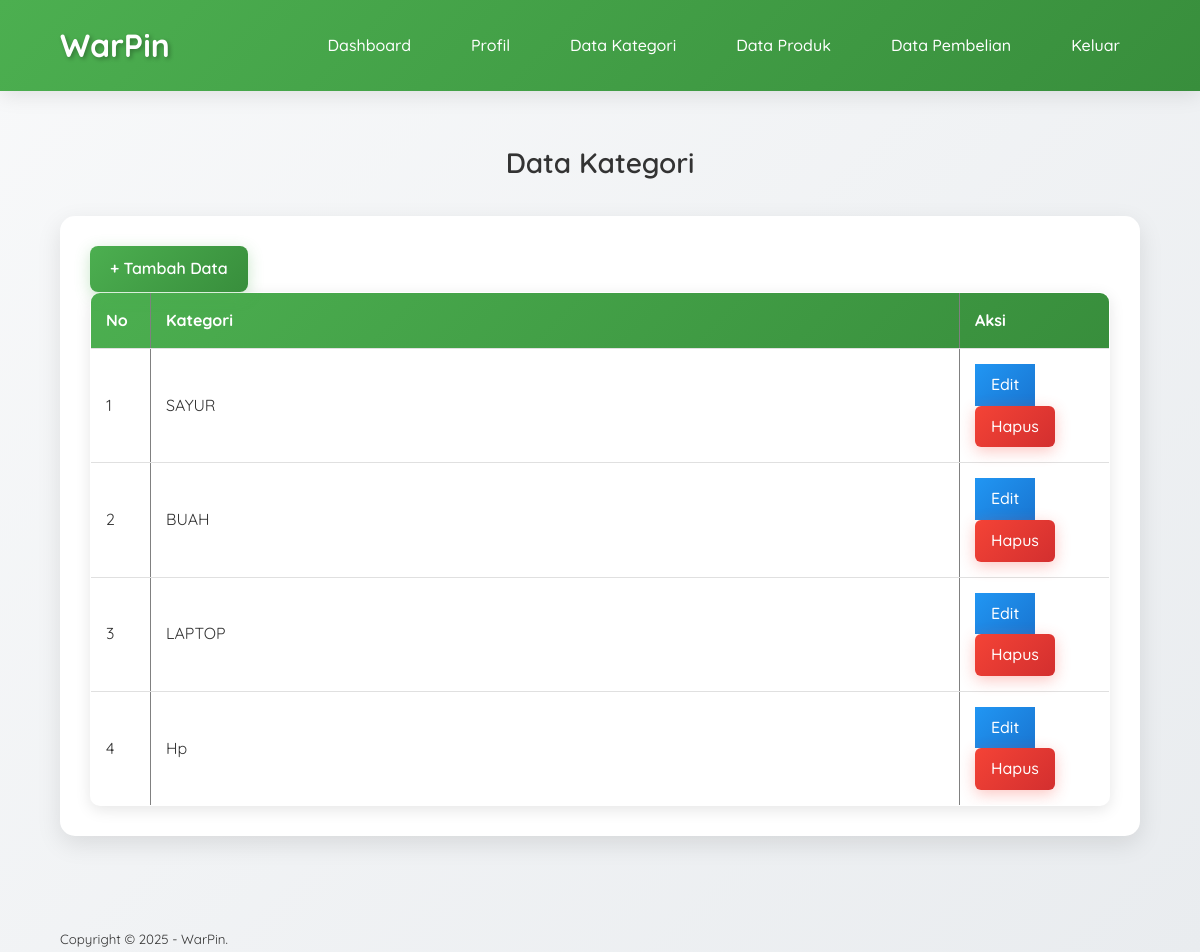
The app's page /WarPin/data-kategori.php (signed in) with its own data.
### tables this page shows
CREATE TABLE `tb_category` (
  `category_id` int(11) NOT NULL,
  `category_name` varchar(25) NOT NULL
);

### WarPin/data-kategori.php (the view, shortened to what this page needs)
<?php
	include 'db.php';
?>
<!DOCTYPE html>
<html>
<head>
	<link rel="stylesheet" type="text/css" href="style.css">
</head>
<body>
	<header>
		<div class="container">
			<h1><a href="dashboard.php">WarPin</a></h1>
			<ul>
				<li><a href="dashboard.php">Dashboard</a></li>
				<li><a href="profil.php">Profil</a></li>
				<li><a href="data-kategori.php">Data Kategori</a></li>
				<li><a href="data-produk.php">Data Produk</a></li>
				<li><a href="data-pembelian.php">Data Pembelian</a></li>
				<li><a href="keluar.php">Keluar</a></li>
			</ul>
		</div>
	</header>
	<div class="section">
		<div class="container">
			<h3>Data Kategori</h3>
			<div class="box">
				<p><a href="tambah-kategori.php" class="btn-add">+ Tambah Data</a></p>
				<table border="1" cellspacing="0" class="table">
					<thead>
						<tr>
							<th width="60px">No</th>
							<th>Kategori</th>
							<th width="150px">Aksi</th>
						</tr>
					</thead>
					<tbody>
						<?php
							$no = 1;
							$kategori = mysqli_query($conn, "SELECT * FROM tb_category ORDER BY category_id DESC");
							if(mysqli_num_rows($kategori) > 0){
							while($row = mysqli_fetch_array($kategori)){
						?>
						<tr>
							<td><?php echo $no++ ?></td>
							<td><?php echo $row['category_name'] ?></td>
							<td>
								<a href="edit-kategori.php?id=<?php echo $row['category_id'] ?>" class="btn-edit">Edit</a> <a href="proses-hapus.php?idk=<?php echo $row['category_id'] ?>" onclick="return confirm('Yakin ingin hapus ?')" class="btn-delete">Hapus</a>
							</td>
						</tr>
						<?php }}else{ ?>
							<tr>
								<td colspan="3">Tidak ada data</td>
							</tr>
						<?php } ?>
					</tbody>
				</table>
			</div>
		</div>
	</div>
	<footer>
		<div class="container">
			<small>Copyright &copy; 2025 - WarPin.</small>
		</div>
	</footer>
</body>
</html>

### WarPin/style.css (style rules this page uses)
* { margin: 0; padding: 0; box-sizing: border-box; font-family: 'Quicksand', sans-serif; }
body { background: linear-gradient(135deg, #f8f9fa 0%, #e9ecef 100%); color: #333; min-height: 100vh; line-height: 1.6; }
a { color: inherit; text-decoration: none; transition: all 0.3s ease; }
header { background: linear-gradient(135deg, #4CAF50 0%, #388E3C 100%); color: #fff; padding: 20px 0; box-shadow: 0 4px 20px rgba(0,0,0,0.1); position: sticky; top: 0; z-index: 1000; }
header .container { display: flex; justify-content: space-between; align-items: center; }
header h1 { font-size: 32px; font-weight: 700; text-shadow: 2px 2px 4px rgba(0,0,0,0.3); }
header ul { list-style: none; display: flex; gap: 20px; }
header ul li a { display: block; padding: 12px 20px; border-radius: 25px; transition: all 0.3s ease; font-weight: 500; font-size: 16px; }
.container { width: 90%; max-width: 1200px; margin: 0 auto; }
.section { padding: 50px 0; }
.section h3 { font-size: 28px; font-weight: 600; color: #333; margin-bottom: 30px; text-align: center; }
.box { background-color: #fff; border: none; padding: 30px; border-radius: 15px; margin-bottom: 40px; box-shadow: 0 8px 25px rgba(0,0,0,0.1); transition: all 0.3s ease; }
.table { width: 100%; border-collapse: collapse; border-radius: 10px; overflow: hidden; box-shadow: 0 4px 15px rgba(0,0,0,0.1); }
.table thead { background: linear-gradient(135deg, #4CAF50, #388E3C); color: #fff; }
.table th, .table td { padding: 15px; text-align: left; border-bottom: 1px solid #e0e0e0; }
.table a { color: #ffffff; font-weight: 500; transition: color 0.3s ease; }
.btn-add { display: inline-block; padding: 10px 20px; background: linear-gradient(135deg, #4CAF50, #388E3C); color: #fff; text-decoration: none; border-radius: 8px; font-weight: 600; transition: all 0.3s ease; box-shadow: 0 4px 15px rgba(76, 175, 80, 0.3); }
.btn-edit { display: inline-block; padding: 8px 16px; background: linear-gradient(135deg, #2196F3, #1976D2); color: white; text-decoration: none; }
.btn-delete { display: inline-block; padding: 8px 16px; background: linear-gradient(135deg, #F44336, #D32F2F); color: white; text-decoration: none; border-radius: 6px; font-weight: 500; transition: all 0.3s ease; box-shadow: 0 4px 15px rgba(244, 67, 54, 0.3); }

### records on screen
tb_category: category_name "SAYUR"
tb_category: category_name "BUAH"
tb_category: category_name "LAPTOP"
tb_category: category_name "Hp"
